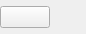
<?xml version="1.0" encoding="UTF-8"?>
<ui version="4.0">
 <author>
SPDX-FileCopyrightText: 2024 S. MANKOWSKI stephane@mankowski.fr
SPDX-FileCopyrightText: 2024 G. DE BURE support@mankowski.fr
SPDX-License-Identifier: GPL-3.0-or-later
 </author>      
 <class>skgcolorbutton_base</class>
 <widget class="QWidget" name="skgcolorbutton_base">
  <property name="geometry">
   <rect>
    <x>0</x>
    <y>0</y>
    <width>86</width>
    <height>34</height>
   </rect>
  </property>
  <layout class="QHBoxLayout" name="horizontalLayout">
   <property name="leftMargin">
    <number>0</number>
   </property>
   <property name="topMargin">
    <number>0</number>
   </property>
   <property name="rightMargin">
    <number>0</number>
   </property>
   <property name="bottomMargin">
    <number>0</number>
   </property>
   <item>
    <widget class="KColorButton" name="button">
     <property name="sizePolicy">
      <sizepolicy hsizetype="Fixed" vsizetype="Fixed">
       <horstretch>0</horstretch>
       <verstretch>0</verstretch>
      </sizepolicy>
     </property>
     <property name="minimumSize">
      <size>
       <width>50</width>
       <height>0</height>
      </size>
     </property>
     <property name="maximumSize">
      <size>
       <width>50</width>
       <height>16777215</height>
      </size>
     </property>
     <property name="default">
      <bool>false</bool>
     </property>
    </widget>
   </item>
   <item>
    <widget class="KSqueezedTextLabel" name="label">
     <property name="text">
      <string notr="true"/>
     </property>
     <property name="textFormat">
      <enum>Qt::PlainText</enum>
     </property>
    </widget>
   </item>
  </layout>
 </widget>
 <customwidgets>
  <customwidget>
   <class>KColorButton</class>
   <extends>QPushButton</extends>
   <header>kcolorbutton.h</header>
  </customwidget>
  <customwidget>
   <class>KSqueezedTextLabel</class>
   <extends>QLabel</extends>
   <header>ksqueezedtextlabel.h</header>
  </customwidget>
 </customwidgets>
 <resources/>
 <connections/>
</ui>
